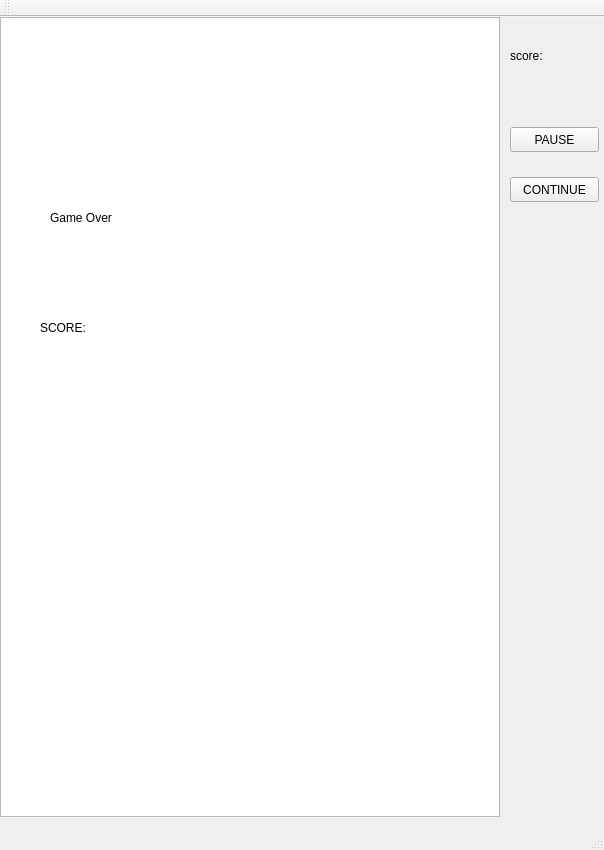
<?xml version="1.0" encoding="UTF-8"?>
<ui version="4.0">
 <class>MainWindow</class>
 <widget class="QMainWindow" name="MainWindow">
  <property name="geometry">
   <rect>
    <x>0</x>
    <y>0</y>
    <width>604</width>
    <height>850</height>
   </rect>
  </property>
  <property name="windowTitle">
   <string>MainWindow</string>
  </property>
  <widget class="QWidget" name="centralWidget">
   <widget class="QGraphicsView" name="graphicsView">
    <property name="geometry">
     <rect>
      <x>0</x>
      <y>0</y>
      <width>500</width>
      <height>800</height>
     </rect>
    </property>
    <property name="verticalScrollBarPolicy">
     <enum>Qt::ScrollBarAlwaysOff</enum>
    </property>
    <property name="horizontalScrollBarPolicy">
     <enum>Qt::ScrollBarAlwaysOff</enum>
    </property>
   </widget>
   <widget class="QLabel" name="label">
    <property name="geometry">
     <rect>
      <x>510</x>
      <y>30</y>
      <width>41</width>
      <height>17</height>
     </rect>
    </property>
    <property name="text">
     <string>score:</string>
    </property>
   </widget>
   <widget class="QLabel" name="score">
    <property name="geometry">
     <rect>
      <x>510</x>
      <y>60</y>
      <width>67</width>
      <height>17</height>
     </rect>
    </property>
    <property name="text">
     <string/>
    </property>
   </widget>
   <widget class="QPushButton" name="pause">
    <property name="geometry">
     <rect>
      <x>510</x>
      <y>110</y>
      <width>89</width>
      <height>25</height>
     </rect>
    </property>
    <property name="text">
     <string>PAUSE</string>
    </property>
   </widget>
   <widget class="QPushButton" name="continue_2">
    <property name="geometry">
     <rect>
      <x>510</x>
      <y>160</y>
      <width>89</width>
      <height>25</height>
     </rect>
    </property>
    <property name="text">
     <string>CONTINUE</string>
    </property>
   </widget>
   <widget class="QLabel" name="gameover">
    <property name="geometry">
     <rect>
      <x>50</x>
      <y>90</y>
      <width>391</width>
      <height>221</height>
     </rect>
    </property>
    <property name="text">
     <string>Game Over</string>
    </property>
    <property name="textFormat">
     <enum>Qt::AutoText</enum>
    </property>
   </widget>
   <widget class="QLabel" name="SCORE">
    <property name="geometry">
     <rect>
      <x>40</x>
      <y>240</y>
      <width>421</width>
      <height>141</height>
     </rect>
    </property>
    <property name="text">
     <string>SCORE:</string>
    </property>
   </widget>
  </widget>
  <widget class="QToolBar" name="mainToolBar">
   <attribute name="toolBarArea">
    <enum>TopToolBarArea</enum>
   </attribute>
   <attribute name="toolBarBreak">
    <bool>false</bool>
   </attribute>
  </widget>
  <widget class="QStatusBar" name="statusBar"/>
 </widget>
 <layoutdefault spacing="6" margin="11"/>
 <resources/>
 <connections/>
</ui>
